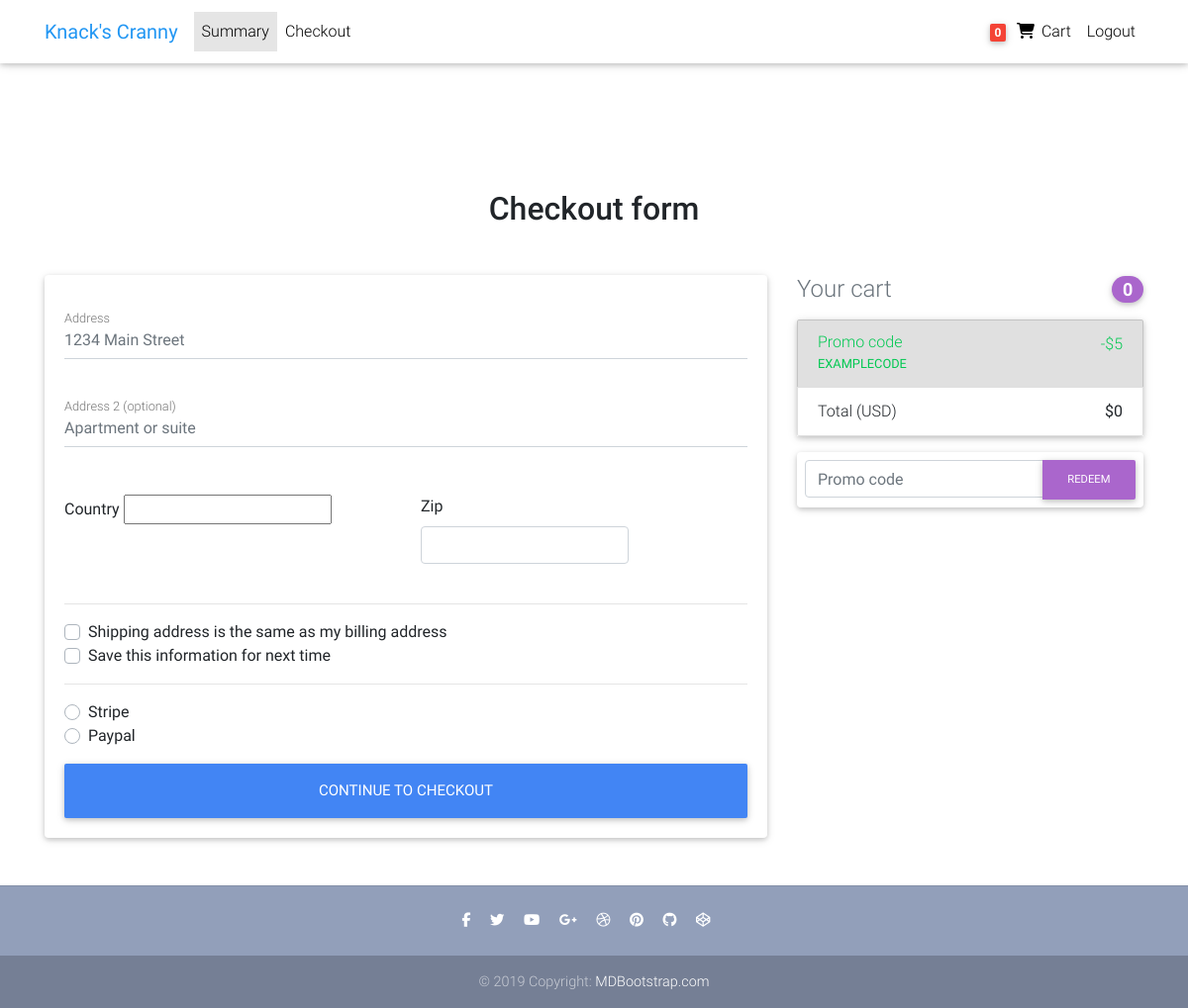
Before: /checkout/ (signed in) with the older database file.
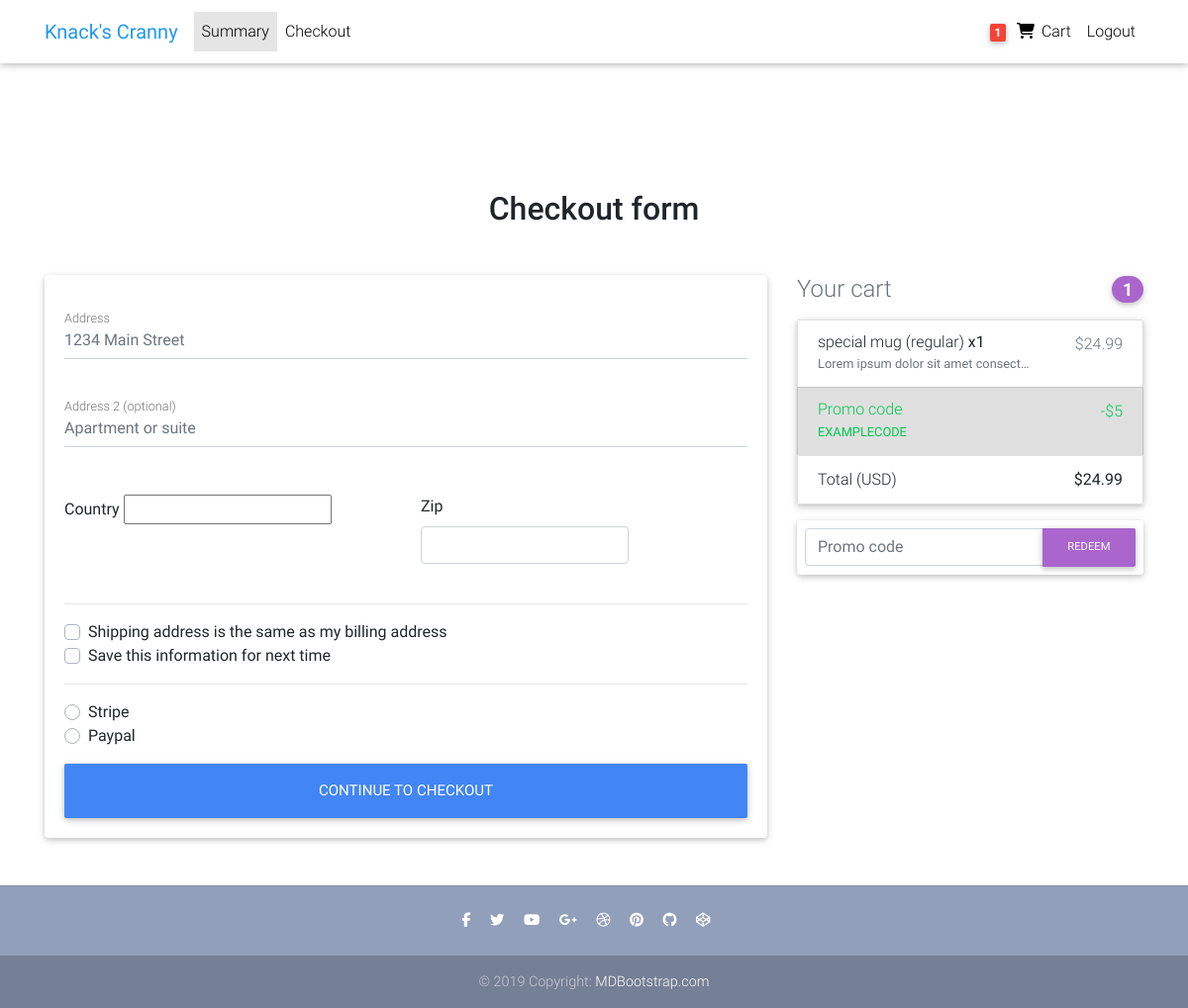
After: the same page with the newer database file.
### ecommerce/models.py (models this page shows, shortened)
class Order(models.Model):
    customer = models.ForeignKey(User, on_delete=models.SET_NULL, blank=True, null=True) # Create a Customer model from Dennis
    date_added = models.DateTimeField(default=timezone.now)
    is_ordered = models.BooleanField(default=False)
    ordered_date = models.DateTimeField(blank=True, null=True) # add if ordered
    @property
    def get_cart_total(self):
        order_items = self.orderitem_set.all()
        total = sum([item.get_total for item in order_items])
        return total
    @property
    def get_cart_items(self):
        order_items = self.orderitem_set.all()
        total = sum([item.quantity for item in order_items])
        return total

class OrderItem(models.Model):
    item = models.ForeignKey(Variation, on_delete=models.SET_NULL, blank=True, null=True)
    order = models.ForeignKey(Order, on_delete=models.SET_NULL, blank=True, null=True)
    quantity = models.IntegerField(default=0, blank=True, null=True)
    date_added = models.DateTimeField(default=timezone.now)
    @property
    def get_total(self):
        total = self.item.price * self.quantity
        return total

class Variation(models.Model):
    item = models.ForeignKey(Item, on_delete=models.CASCADE)
    name = models.CharField(max_length=100, default='regular')
    alias = models.CharField(max_length=150, blank=True, unique=True)
    price = models.DecimalField(max_digits=6, decimal_places=2, null=True, blank=True)
    price_discount = models.DecimalField(max_digits=6, decimal_places=2, null=True, blank=True)
    description = models.TextField(null=True, blank=True)
    inventory = models.PositiveIntegerField(default=0, blank=True)
    active = models.BooleanField(default=True)
    date_added = models.DateTimeField(default=timezone.now)
    date_updated = models.DateTimeField(default=timezone.now)

class Item(models.Model):
    name = models.CharField(max_length=100, unique=True)
    description = models.TextField()
    price = models.DecimalField(max_digits=6, decimal_places=2)
    price_discount = models.DecimalField(max_digits=6, decimal_places=2, null=True, blank=True)
    date_added = models.DateTimeField(default=timezone.now)
    date_updated = models.DateTimeField(default=timezone.now)
    image = models.ImageField(default=f'default.png', upload_to='item_pics')

### ecommerce/views.py (the view)
# urls.py: path('checkout/', views.checkout, name='checkout'),
def checkout(request):
    if request.method == 'POST':
        form = CheckoutForm(request.POST)
        if form.is_valid():
            print('form is valid')
            print(form.cleaned_data)
        return redirect('ecommerce:checkout')
    elif request.method == 'GET':
        form = CheckoutForm()
        if request.user.is_authenticated:
            customer = request.user #request.user.customer in dennis
            order, created = Order.objects.get_or_create(customer=customer, is_ordered=False)
            items = order.orderitem_set.all()
        else:
            items = []
            order = {'get_cart_total': 0, 'get_cart_items': 0}
        context = {
            'items': items,
            'order': order,
            'form': form,
            }
        return render(request, 'ecommerce/checkout.html', context)

### ecommerce/forms.py
class CheckoutForm(forms.Form):
    street_address = forms.CharField(widget=forms.TextInput(
        attrs={'class': 'form-control',
                'placeholder': '1234 Main Street'}))
    apartment_address = forms.CharField(required=False, widget=forms.TextInput(
        attrs={'class': 'form-control',
                'placeholder': 'Apartment or suite'}))
    country = CountryField(blank_label='(select country)').formfield(widget=CountrySelectWidget(
        attrs={'class': 'custom-select d-block w-100'}, layout='{widget}<img class="country-select-flag" id="{flag_id}" style="margin: 6px 4px 0" src="{country.flag}">'))
    zip_code = forms.CharField(widget=forms.TextInput(
        attrs={'class': 'form-control'}))
    chk_same_billing_address = forms.BooleanField(required=False, widget=forms.CheckboxInput(
        attrs={'class':'custom-control-input'}))
    chk_save_info = forms.BooleanField(required=False, widget=forms.CheckboxInput(
        attrs={'class':'custom-control-input'}))
    payment_option = forms.ChoiceField(widget=forms.RadioSelect(
        attrs={'class':'custom-control-input'}), choices=PAYMENT_CHOICES)

### ecommerce/templatetags/cart_items_count.py (called while the page is built)
@register.filter
def cart_items_count(user):
    if user.is_authenticated:
        order = Order.objects.filter(customer=user, is_ordered=False).first()
        return order.get_cart_items
    return 0

### ecommerce/templates/ecommerce/checkout.html (shortened to what this page needs)
{% extends "ecommerce/base.html" %}
{% block content %}
  <main class="mt-5 pt-4">
    <div class="container wow fadeIn">
      <h2 class="my-5 h2 text-center">Checkout form</h2>
      <div class="row">
        <div class="col-md-8 mb-4">
          <div class="card">
            <form class="card-body" method="POST">
              <div class="md-form mb-5">
                {{ form.street_address }}
                <label for="{{ form.street_address.id_for_label }}">Address</label>
              </div>
              <div class="md-form mb-5">
                {{ form.apartment_address }}
                <label for="{{ form.apartment_address.id_for_label }}">Address 2 (optional)</label>
              </div>
              <div class="row">
                <div class="col-lg-6 col-md-12 mb-4">
                  <label for="{{ form.country.id_for_label }}">Country</label>
                  {{ form.country }}
                </div>
                <div class="col-lg-4 col-md-6 mb-4">
                  <label for="{{ form.zip_code.id_for_label }}">Zip</label>
                  {{ form.zip_code }}
                </div>
              </div>
              <hr>
              <div class="custom-control custom-checkbox">
                <label class="custom-control-label" for="{{ form.chk_same_billing_address.id_for_label }}">Shipping address is the same as my billing address</label>
              </div>
              <div class="custom-control custom-checkbox">
                <label class="custom-control-label" for="{{ form.chk_save_info.id_for_label }}">Save this information for next time</label>
              </div>
              <hr>
              <div class="d-block my-3">
                {% for payment in form.payment_option %}
                <div class="custom-control custom-radio">
                    <label for="{{ payment.id_for_label }}" class="custom-control-label">
                        {{ payment.choice_label }}
                    </label>
                </div>
                {% endfor %}
              </div>
              <button class="btn btn-primary btn-lg btn-block" type="submit">Continue to checkout</button>
            </form>
          </div>
        </div>
        <div class="col-md-4 mb-4">
          <h4 class="d-flex justify-content-between align-items-center mb-3">
            <span class="text-muted">Your cart</span>
            <span class="badge badge-secondary badge-pill">{{ order.get_cart_items }}</span>
          </h4>
          <ul class="list-group mb-3 z-depth-1">
            {% for item in items %}
            <li class="list-group-item d-flex justify-content-between lh-condensed">
              <div>
                <h6 class="my-0">{{ item.item.item.name|truncatechars:20 }} ({{ item.item.name }}) <strong>x{{ item.quantity }}</strong></h6>
                <small class="text-muted">{{ item.item.description|truncatechars:35  }}</small>
              </div>
              <span class="text-muted">${{ item.item.price }}</span>
            </li>
            {% endfor %}
            <li class="list-group-item d-flex justify-content-between bg-light">
              <div class="text-success">
                <h6 class="my-0">Promo code</h6>
                <small>EXAMPLECODE</small>
              </div>
              <span class="text-success">-$5</span>
            </li>
            <li class="list-group-item d-flex justify-content-between">
              <span>Total (USD)</span>
              <strong>${{ order.get_cart_total }}</strong>
            </li>
          </ul>
          <form class="card p-2">
            <div class="input-group">
              <input type="text" class="form-control" placeholder="Promo code" aria-label="Recipient's username" aria-describedby="basic-addon2">
              <div class="input-group-append">
                <button class="btn btn-secondary btn-md waves-effect m-0" type="button">Redeem</button>
              </div>
            </div>
          </form>
        </div>
      </div>
    </div>
  </main>
{% endblock content %}

### ecommerce/templates/ecommerce/base.html (shortened to what this page needs)
{% load static %}
<!DOCTYPE html>
<html lang="en" dir="ltr">
<head>
    <link href="{% static 'ecommerce/css/bootstrap.min.css' %}" rel="stylesheet">
    <link href="{% static 'ecommerce/css/mdb.min.css' %}" rel="stylesheet">
    <link href="{% static 'ecommerce/css/style.css' %}" rel="stylesheet">
</head>
{% include "ecommerce/navbar.html" %}
<body>
    <div class="mt-5 pt-4">
    </div>
    {% block content %}
    {% endblock content %}
    {% include "ecommerce/footer.html" %}
</body>
</html>

### ecommerce/templates/ecommerce/navbar.html (shortened to what this page needs)
{% load cart_items_count %}
<nav class="navbar fixed-top navbar-expand-lg navbar-light white scrolling-navbar">
    <div class="container">
      <a class="navbar-brand waves-effect" href="/">
        <strong class="blue-text">Knack's Cranny</strong>
      </a>
      <div class="collapse navbar-collapse" id="navbarSupportedContent">
        <ul class="navbar-nav mr-auto">
          <li class="nav-item active">
            <a class="nav-link waves-effect" href="{% url 'ecommerce:cart'%}">Summary
            </a>
          </li>
          <li class="nav-item">
            <a class="nav-link waves-effect" href="{% url 'ecommerce:checkout' %}">
            Checkout</a>
          </li>
        </ul>
        <ul class="navbar-nav nav-flex-icons">
          {% if request.user.is_authenticated %}
          <li class="nav-item">
            <a href="{% url 'ecommerce:cart' %}" class="nav-link waves-effect">
              <span class="badge red z-depth-1 mr-1"> {{ request.user|cart_items_count }} </span>
              <i class="fas fa-shopping-cart"></i>
              <span class="clearfix d-none d-sm-inline-block"> Cart </span>
            </a>
          </li>
          <li class="nav-item">
            <a class="nav-link waves-effect" href="#">
              <span class="clearfix d-none d-sm-inline-block"> Logout </span>
            </a>
          </li>
          {% endif %}
        </ul>
      </div>
    </div>
  </nav>

### ecommerce/templates/ecommerce/footer.html
<footer class="page-footer text-center font-small mt-4 wow fadeIn">
    <hr class="my-4">
    <div class="pb-4">
      <a href="https://www.facebook.com/mdbootstrap" target="_blank">
        <i class="fab fa-facebook-f mr-3"></i>
      </a>
      <a href="https://twitter.com/MDBootstrap" target="_blank">
        <i class="fab fa-twitter mr-3"></i>
      </a>
      <a href="https://www.youtube.com/watch?v=7MUISDJ5ZZ4" target="_blank">
        <i class="fab fa-youtube mr-3"></i>
      </a>
      <a href="https://plus.google.com/u/0/b/107863090883699620484" target="_blank">
        <i class="fab fa-google-plus-g mr-3"></i>
      </a>
      <a href="https://dribbble.com/mdbootstrap" target="_blank">
        <i class="fab fa-dribbble mr-3"></i>
      </a>
      <a href="https://pinterest.com/mdbootstrap" target="_blank">
        <i class="fab fa-pinterest mr-3"></i>
      </a>
      <a href="https://github.com/mdbootstrap/bootstrap-material-design" target="_blank">
        <i class="fab fa-github mr-3"></i>
      </a>
      <a href="http://codepen.io/mdbootstrap/" target="_blank">
        <i class="fab fa-codepen mr-3"></i>
      </a>
    </div>
    <div class="footer-copyright py-3">
      © 2019 Copyright:
      <a href="https://mdbootstrap.com/education/bootstrap/" target="_blank"> MDBootstrap.com </a>
    </div>
  </footer>

### ecommerce/templates/ecommerce/scripts.html (shortened to what this page needs)
{% load static %}

### ecommerce/static/ecommerce/css/style.css (style rules this page uses)
.page-footer { background-color: #929FBA; }

Changed rows visible on the page:
computed for Order: get_cart_items "0" → "1"; get_cart_total "0" → "24.99"
added OrderItem: item.item.name "special mug", item.name "regular", quantity "1", item.description "Lorem ipsum dolor sit amet consect…", item.price "24.99"
Other visible differences:
{{ request.user|cart_items_count }}: "0" → "1"
